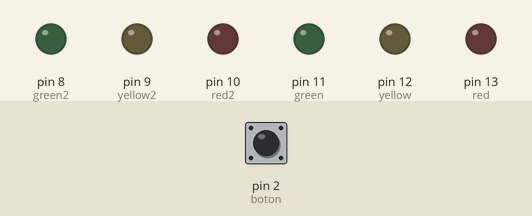
Bench run of a sketch on a simulated Arduino Uno, built with avr-gcc and run on an emulated ATmega328P. On the bench: output pins drawn as LEDs (lit = HIGH). Dashed ring = blinking. The inputs (shaded band) are chosen by the test bench; at power-on: pin 2 (boton) LOW.

Above: at 1.2 s.
1.3 s: pin 2 (boton) pulled HIGH for 0.15 s
At 1.49 s:
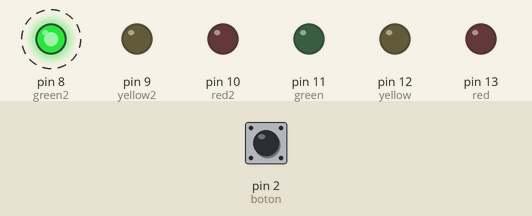
4.3 s: pin 2 (boton) pulled HIGH for 3.2 s
At 4.59 s:
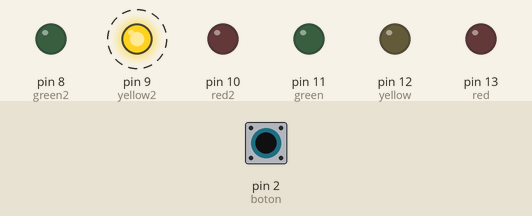
At 5.15 s:
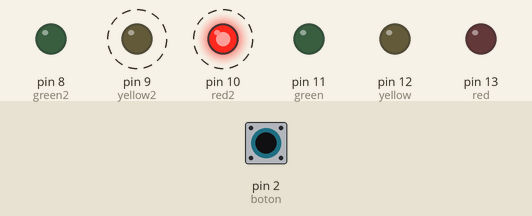
Timing chart, 0 to 9.1 s (numbered marks = the images above; inputs shaded):
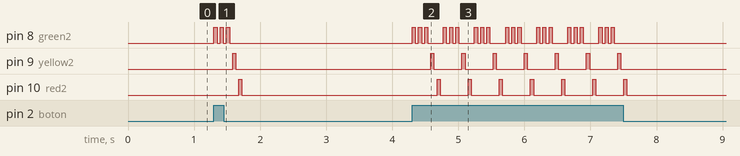

Measured:
- after the input at 1.3 s, pin 8 (green2): alternates HIGH for 0.05 s and LOW for 0.05 s, 6 changes in all, then stays LOW, starting at once; pin 9 (yellow2): LOW → HIGH after 0.28 s, → LOW 0.05 s later; pin 10 (red2): LOW → HIGH after 0.38 s, → LOW 0.05 s later
- after the input at 4.3 s, pin 8 (green2): LOW → HIGH at once, then repeats every 0.47 s: 2 × (LOW 0.05 s, HIGH 0.05 s), LOW 0.24 s, HIGH 0.05 s, until it stays LOW from 7.4 s; pin 9 (yellow2): alternates HIGH for 0.05 s and LOW for 0.42 s, 14 changes in all, then stays LOW, starting after 0.28 s

The sketch:

google.ino
```cpp
int red = 13;
int yellow=12;
int green = 11;
int red2 = 10;
int yellow2=9;
int green2 = 8;
int boton = 2;
 int contador=0;
void setup()
{
pinMode(red, OUTPUT);
pinMode(green, OUTPUT);
pinMode(yellow, OUTPUT);
pinMode(green2, OUTPUT);
pinMode(red2, OUTPUT);
pinMode(yellow2, OUTPUT);
pinMode(boton, INPUT);

//Creamos la interrupcion
attachInterrupt(0, alarma, RISING);
}

void loop()
{

while(digitalRead(2)==HIGH)
{
  for(int i=0; i<3;i++)
  {
digitalWrite(green, HIGH);
delay(1000);
digitalWrite(green, LOW);
delay(1000);
  }
digitalWrite(yellow,HIGH);
delay(1000);
digitalWrite(yellow,LOW);
delay(1000);
digitalWrite(red,HIGH);
delay(1000);
digitalWrite(red, LOW);
delay(1000);
}
digitalWrite(red2,LOW);

}

//Codigo de la interrupcion
void alarma()
{
 if (digitalRead(2)==HIGH)
 {
  contador++;

 }
while(digitalRead(2)==HIGH)
{
  for(int i=0; i<3;i++)
  {
digitalWrite(green2, HIGH);
delay(10000);
digitalWrite(green2, LOW);
delay(10000);
  }
digitalWrite(yellow2,HIGH);
delay(10000);
digitalWrite(yellow2,LOW);
delay(10000);
digitalWrite(red2,HIGH);
delay(10000);
digitalWrite(red2, LOW);
delay(10000);

}


}
```
